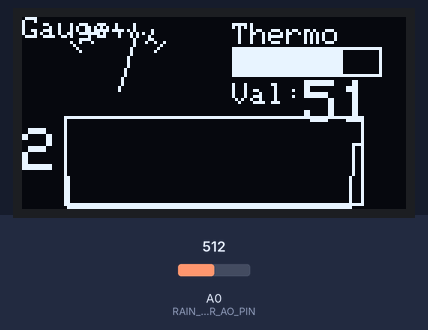
A sketch run on a simulated Arduino Uno, built with avr-gcc and run on an emulated ATmega328P. Parts: 128×64 one-colour display. The test bench sets the inputs (shaded band); at power-on: A0 (RAIN_SENSOR_AO_PIN) = 512.

Above: at 1.2 s.
1.3 s: A0 (RAIN_SENSOR_AO_PIN) set to 710
At 1.71 s:
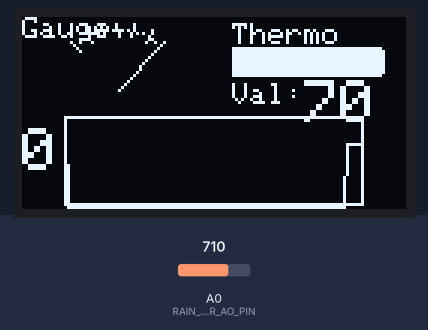
3.0 s: A0 (RAIN_SENSOR_AO_PIN) set to 690
At 3.2 s:
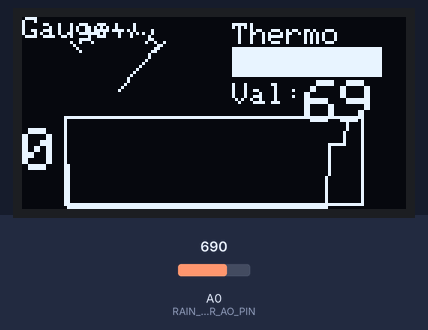
4.5 s: A0 (RAIN_SENSOR_AO_PIN) set to 716
At 4.68 s:
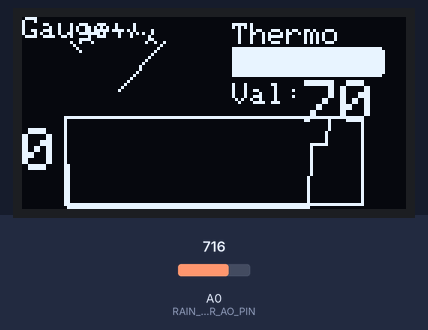
Timing chart, 0 to 7.5 s (numbered marks = the images above; inputs shaded):
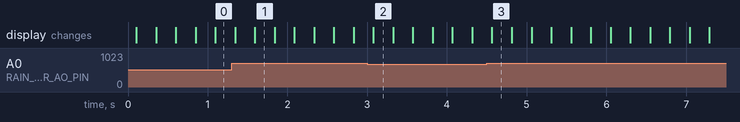

The sketch:

raindrop_analog_oled_complex_graph.ino
```cpp
/*
Raindrop module analog output for graph

Wiring connection
1. Rain Sensor Module	Arduino	Notes
VCC	5V	Power supply
GND	GND	Ground
DO (digital out)	D2 (example)	HIGH when dry, LOW when wet
AO (analog out)	A0 (optional)	Returns analog moisture level

2. OLED wire connecction
Wiring: I2C OLED
OLED Pin	Arduino Uno / Mega
VCC	5V
GND	GND
SDA	A4 (Uno) / 20 (Mega)
SCL	A5 (Uno) / 21 (Mega)

*/

#include <Wire.h>
#include <Adafruit_GFX.h>
#include <Adafruit_SSD1306.h>
#include <math.h>

#define RAIN_SENSOR_AO_PIN A0
#define SCREEN_WIDTH 128
#define SCREEN_HEIGHT 64

Adafruit_SSD1306 display(SCREEN_WIDTH, SCREEN_HEIGHT, &Wire, -1);

const int MAX_ANALOG = 700;

// Time-series buffer
const uint8_t TS_WIDTH = 100;
uint8_t graphBuffer[TS_WIDTH] = {0};
uint8_t graphIndex = 0;

// Gauge parameters (top-left)
const int gaugeCenterX = 32;
const int gaugeCenterY = 24;
const int gaugeRadius = 20;

// Thermometer parameters (top-right)
const int thermoX = 70;
const int thermoY = 10;
const int thermoWidth = 50;
const int thermoHeight = 10;

void setup() {
  Serial.begin(9600);
  if (!display.begin(SSD1306_SWITCHCAPVCC, 0x3C)) {
    Serial.println(F("OLED not found"));
    while (true);
  }
  display.clearDisplay();
  display.display();
}

void loop() {
  int rainValue = analogRead(RAIN_SENSOR_AO_PIN);
  int clamped = constrain(rainValue, 0, MAX_ANALOG);

  // Scale for thermometer and time-series
  int thermoFill = map(clamped, 0, MAX_ANALOG, 0, thermoWidth);
  int tsValue = map(clamped, 0, MAX_ANALOG, 0, 30);
  graphBuffer[graphIndex] = tsValue;

  display.clearDisplay();

  // === 1. Gauge (Analog Meter) ===
  float angle = map(clamped, 0, MAX_ANALOG, 135, 45);
  float rad = angle * PI / 180.0;
  int needleX = gaugeCenterX + gaugeRadius * cos(rad);
  int needleY = gaugeCenterY - gaugeRadius * sin(rad);

  // Gauge Arc
  for (int a = 45; a <= 135; a += 5) {
    float arc = a * PI / 180.0;
    int x = gaugeCenterX + gaugeRadius * cos(arc);
    int y = gaugeCenterY - gaugeRadius * sin(arc);
    display.drawPixel(x, y, SSD1306_WHITE);
  }

  // Gauge Ticks
  for (int a = 45; a <= 135; a += 15) {
    float arc = a * PI / 180.0;
    int x1 = gaugeCenterX + (gaugeRadius - 2) * cos(arc);
    int y1 = gaugeCenterY - (gaugeRadius - 2) * sin(arc);
    int x2 = gaugeCenterX + (gaugeRadius + 2) * cos(arc);
    int y2 = gaugeCenterY - (gaugeRadius + 2) * sin(arc);
    display.drawLine(x1, y1, x2, y2, SSD1306_WHITE);
  }

  // Gauge Needle
  display.drawLine(gaugeCenterX, gaugeCenterY, needleX, needleY, SSD1306_WHITE);
  display.setCursor(0, 0);
  display.setTextSize(1);
  display.print("Gauge");

  // === 2. Thermometer Bar (Horizontal) ===
  display.drawRect(thermoX, thermoY, thermoWidth, thermoHeight, SSD1306_WHITE);
  display.fillRect(thermoX + 1, thermoY + 1, thermoFill, thermoHeight - 2, SSD1306_WHITE);
  display.setCursor(thermoX, thermoY - 8);
  display.setTextSize(1);
  display.print("Thermo");

  // Value label below Thermometer
  display.setTextSize(1);
  display.setCursor(thermoX, thermoY + thermoHeight + 2);
  display.print("Val:");
  display.setTextSize(2);
  display.setCursor(thermoX + 24, thermoY + thermoHeight + 1);
  display.print(clamped);

  // === 3. Time-Series Graph (Bottom) ===
  const int tsX = 14;
  const int tsY = SCREEN_HEIGHT - 1;
  const int tsHeight = 30;

  display.drawRect(tsX, tsY - tsHeight, TS_WIDTH, tsHeight, SSD1306_WHITE);
  for (uint8_t i = 1; i < TS_WIDTH; i++) {
    int idx1 = (graphIndex + i - 1) % TS_WIDTH;
    int idx2 = (graphIndex + i) % TS_WIDTH;
    int y1 = tsY - graphBuffer[idx1];
    int y2 = tsY - graphBuffer[idx2];
    display.drawLine(tsX + i - 1, y1, tsX + i, y2, SSD1306_WHITE);
  }

  display.display();
  graphIndex = (graphIndex + 1) % TS_WIDTH;
  delay(200);
}
```
